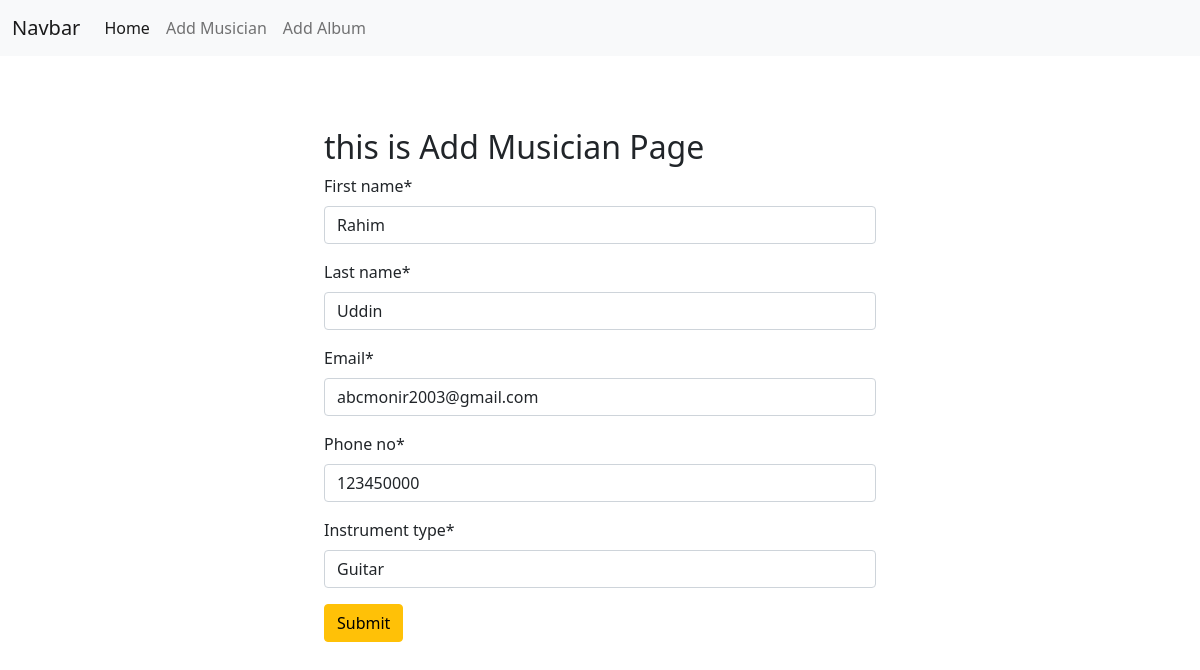
The app's page /musician/edit/4, older data.
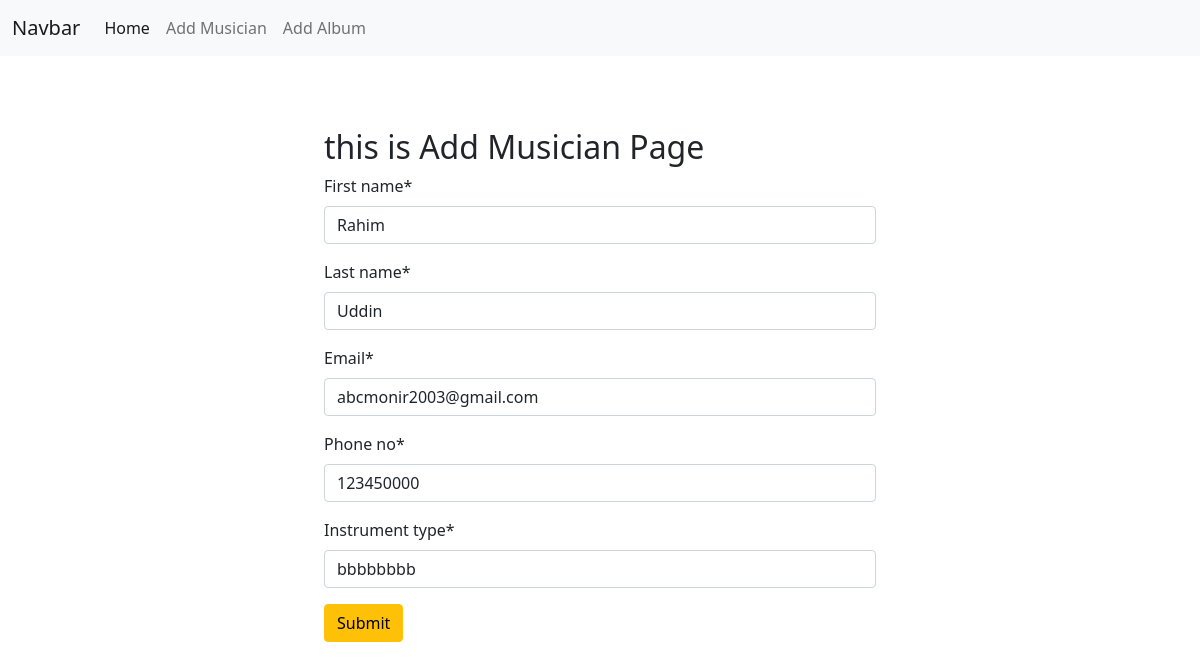
The same page, newer data.
### musician/models.py (models this page shows, shortened)
class MusicianModel(models.Model):
    first_name=models.CharField(max_length=100)
    last_name=models.CharField(max_length=100)
    email=models.EmailField()
    phone_no=models.CharField(max_length=11)
    instrument_type=models.CharField(max_length=100)

### musician/views.py (the view)
# urls.py: path('edit/<int:pk>',views.EditMusician.as_view(),name='edit_musician'),
class EditMusician(UpdateView):
      model=models.MusicianModel
      form_class=forms.MusicianForm
      template_name='add_musician.html'
      success_url=reverse_lazy('homepage')
      def get_context_data(self, **kwargs):
          context = super().get_context_data(**kwargs)
          context["forms"] = context['form']
          return context

### musician/forms.py
class MusicianForm(forms.ModelForm):
    class Meta:
        model=MusicianModel
        fields='__all__'

### musician/templates/add_musician.html (shortened to what this page needs)
{% extends "base.html" %} {% load crispy_forms_tags %} {% block content %}
<form class="p-4 my-5" style="width: 50%; margin: auto" method="post">
  <h2>this is Add Musician Page</h2>
  {{forms| crispy}}
  <input class="btn btn-warning" type="submit" value="Submit" />
</form>
{% endblock content %}

Row changes from the older to the newer data that the page shows:
changed MusicianModel "Rahim": instrument_type "Guitar" → "bbbbbbbb"
